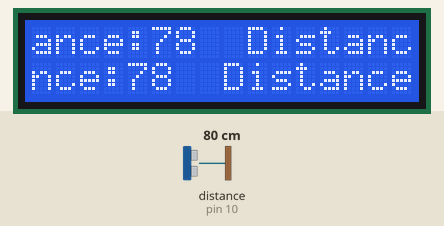
The sketch below on a simulated Arduino Uno, built with avr-gcc and run on an emulated ATmega328P. Parts: 16×2 character LCD. Wiring (inferred from the names in the program): ultrasonic range finder: trigger pin 9; echo pin 10. Inputs (shaded band) come from the test bench; at power-on: distance to the obstacle (sensor on pin 10) 80 cm. The echo pulse lasts 58.3 µs per cm.

Above: at 0.19 s.
1.3 s: distance to the obstacle (sensor on pin 10) set to 2 cm
At 1.31 s:
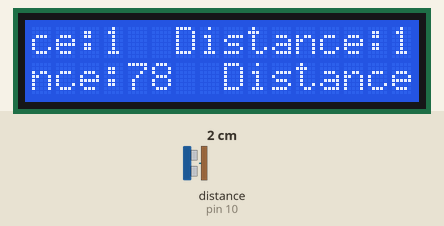
2.8 s: distance to the obstacle (sensor on pin 10) set to 35 cm
At 2.81 s:
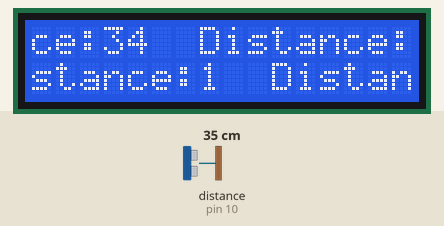
4.3 s: distance to the obstacle (sensor on pin 10) set to 120 cm
At 6.5 s:
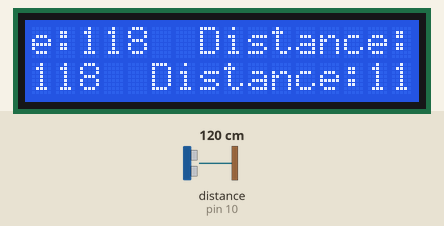

The sketch:

lcd_ultrasonic.ino
```cpp
// defines pins numbers
#include <LiquidCrystal.h>
const int trigPin = 9;
const int echoPin = 10;
LiquidCrystal lcd(12, 11, 5, 4, 3, 2);

// defines variables
long duration;
int distance;

void setup() {
pinMode(trigPin, OUTPUT); // Sets the trigPin as an Output
pinMode(echoPin, INPUT); // Sets the echoPin as an Input
Serial.begin(9600); // Starts the serial communication
lcd.begin(16, 2);


}

void loop() {
// Clears the trigPin
digitalWrite(trigPin, LOW);
delayMicroseconds(2);

// Sets the trigPin on HIGH state for 10 micro seconds
digitalWrite(trigPin, HIGH);
delayMicroseconds(10);
digitalWrite(trigPin, LOW);

// Reads the echoPin, returns the sound wave travel time in microseconds
duration = pulseIn(echoPin, HIGH);

// Calculating the distance
distance= duration*0.034/2;

// Prints the distance on the Serial Monitor
lcd.print("Distance:");
lcd.println(distance);
}
```
